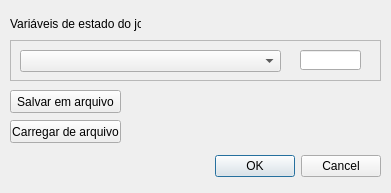
<?xml version="1.0" encoding="UTF-8"?>
<ui version="4.0">
 <class>AlterStateVars</class>
 <widget class="QDialog" name="AlterStateVars">
  <property name="geometry">
   <rect>
    <x>0</x>
    <y>0</y>
    <width>391</width>
    <height>193</height>
   </rect>
  </property>
  <property name="windowTitle">
   <string>Dialog</string>
  </property>
  <widget class="QDialogButtonBox" name="buttonBox">
   <property name="geometry">
    <rect>
     <x>40</x>
     <y>150</y>
     <width>341</width>
     <height>32</height>
    </rect>
   </property>
   <property name="orientation">
    <enum>Qt::Horizontal</enum>
   </property>
   <property name="standardButtons">
    <set>QDialogButtonBox::Cancel|QDialogButtonBox::Ok</set>
   </property>
  </widget>
  <widget class="QFrame" name="frame">
   <property name="geometry">
    <rect>
     <x>10</x>
     <y>40</y>
     <width>371</width>
     <height>41</height>
    </rect>
   </property>
   <property name="frameShape">
    <enum>QFrame::StyledPanel</enum>
   </property>
   <property name="frameShadow">
    <enum>QFrame::Raised</enum>
   </property>
   <widget class="QLineEdit" name="txtVariables">
    <property name="geometry">
     <rect>
      <x>290</x>
      <y>10</y>
      <width>61</width>
      <height>20</height>
     </rect>
    </property>
   </widget>
   <widget class="QComboBox" name="cmbVariables">
    <property name="geometry">
     <rect>
      <x>10</x>
      <y>10</y>
      <width>261</width>
      <height>22</height>
     </rect>
    </property>
   </widget>
  </widget>
  <widget class="QLabel" name="label">
   <property name="geometry">
    <rect>
     <x>10</x>
     <y>16</y>
     <width>131</width>
     <height>16</height>
    </rect>
   </property>
   <property name="text">
    <string>Variáveis de estado do jogo</string>
   </property>
  </widget>
  <widget class="QPushButton" name="pushButton">
   <property name="geometry">
    <rect>
     <x>10</x>
     <y>90</y>
     <width>111</width>
     <height>23</height>
    </rect>
   </property>
   <property name="text">
    <string>Salvar em arquivo</string>
   </property>
  </widget>
  <widget class="QPushButton" name="pushButton_2">
   <property name="geometry">
    <rect>
     <x>10</x>
     <y>120</y>
     <width>111</width>
     <height>23</height>
    </rect>
   </property>
   <property name="text">
    <string>Carregar de arquivo</string>
   </property>
  </widget>
 </widget>
 <resources/>
 <connections>
  <connection>
   <sender>buttonBox</sender>
   <signal>accepted()</signal>
   <receiver>AlterStateVars</receiver>
   <slot>accept()</slot>
   <hints>
    <hint type="sourcelabel">
     <x>248</x>
     <y>254</y>
    </hint>
    <hint type="destinationlabel">
     <x>157</x>
     <y>274</y>
    </hint>
   </hints>
  </connection>
  <connection>
   <sender>buttonBox</sender>
   <signal>rejected()</signal>
   <receiver>AlterStateVars</receiver>
   <slot>reject()</slot>
   <hints>
    <hint type="sourcelabel">
     <x>316</x>
     <y>260</y>
    </hint>
    <hint type="destinationlabel">
     <x>286</x>
     <y>274</y>
    </hint>
   </hints>
  </connection>
 </connections>
</ui>
